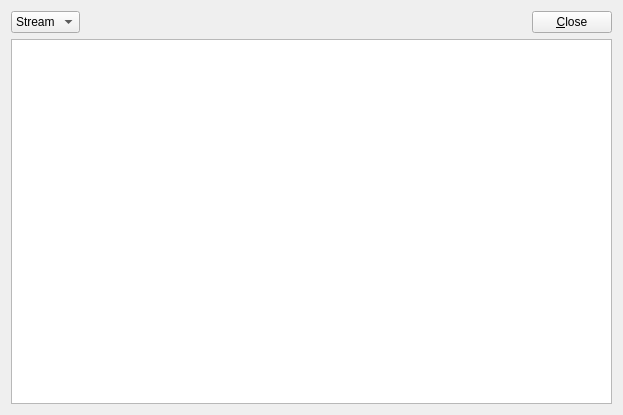
<?xml version="1.0" encoding="UTF-8"?>
<ui version="4.0">
 <class>StrMonDialog</class>
 <widget class="QWidget" name="StrMonDialog">
  <property name="geometry">
   <rect>
    <x>0</x>
    <y>0</y>
    <width>623</width>
    <height>415</height>
   </rect>
  </property>
  <property name="windowTitle">
   <string>Input Stream Monitor</string>
  </property>
  <property name="toolTip">
   <string/>
  </property>
  <layout class="QVBoxLayout" name="verticalLayout">
   <item>
    <widget class="QWidget" name="wgPanel1" native="true">
     <property name="toolTip">
      <string/>
     </property>
     <property name="text" stdset="0">
      <string/>
     </property>
     <layout class="QHBoxLayout" name="horizontalLayout">
      <property name="leftMargin">
       <number>0</number>
      </property>
      <property name="topMargin">
       <number>0</number>
      </property>
      <property name="rightMargin">
       <number>0</number>
      </property>
      <property name="bottomMargin">
       <number>0</number>
      </property>
      <item>
       <widget class="QComboBox" name="cBSelectFormat">
        <property name="toolTip">
         <string/>
        </property>
        <item>
         <property name="text">
          <string>Stream</string>
         </property>
        </item>
        <item>
         <property name="text">
          <string>HEX</string>
         </property>
        </item>
        <item>
         <property name="text">
          <string>ASCII</string>
         </property>
        </item>
       </widget>
      </item>
      <item>
       <widget class="QPushButton" name="btnClear">
        <property name="toolTip">
         <string>Clear</string>
        </property>
        <property name="icon">
         <iconset resource="strsvr_qt.qrc">
          <normaloff>:/buttons/del</normaloff>:/buttons/del</iconset>
        </property>
        <property name="flat">
         <bool>true</bool>
        </property>
       </widget>
      </item>
      <item>
       <widget class="QPushButton" name="btnStop">
        <property name="toolTip">
         <string>Pause</string>
        </property>
        <property name="icon">
         <iconset resource="strsvr_qt.qrc">
          <normaloff>:/buttons/pause</normaloff>:/buttons/pause</iconset>
        </property>
        <property name="checkable">
         <bool>true</bool>
        </property>
        <property name="flat">
         <bool>true</bool>
        </property>
       </widget>
      </item>
      <item>
       <widget class="QPushButton" name="btnDown">
        <property name="toolTip">
         <string>Scroll Down</string>
        </property>
        <property name="icon">
         <iconset resource="strsvr_qt.qrc">
          <normaloff>:/buttons/fitd</normaloff>:/buttons/fitd</iconset>
        </property>
        <property name="checkable">
         <bool>true</bool>
        </property>
        <property name="flat">
         <bool>true</bool>
        </property>
       </widget>
      </item>
      <item>
       <spacer name="horizontalSpacer">
        <property name="orientation">
         <enum>Qt::Horizontal</enum>
        </property>
        <property name="sizeHint" stdset="0">
         <size>
          <width>40</width>
          <height>20</height>
         </size>
        </property>
       </spacer>
      </item>
      <item>
       <widget class="QPushButton" name="btnClose">
        <property name="toolTip">
         <string/>
        </property>
        <property name="text">
         <string>&amp;Close</string>
        </property>
       </widget>
      </item>
     </layout>
    </widget>
   </item>
   <item>
    <widget class="QTableWidget" name="tWConsole"/>
   </item>
  </layout>
 </widget>
 <resources>
  <include location="strsvr_qt.qrc"/>
 </resources>
 <connections/>
</ui>
